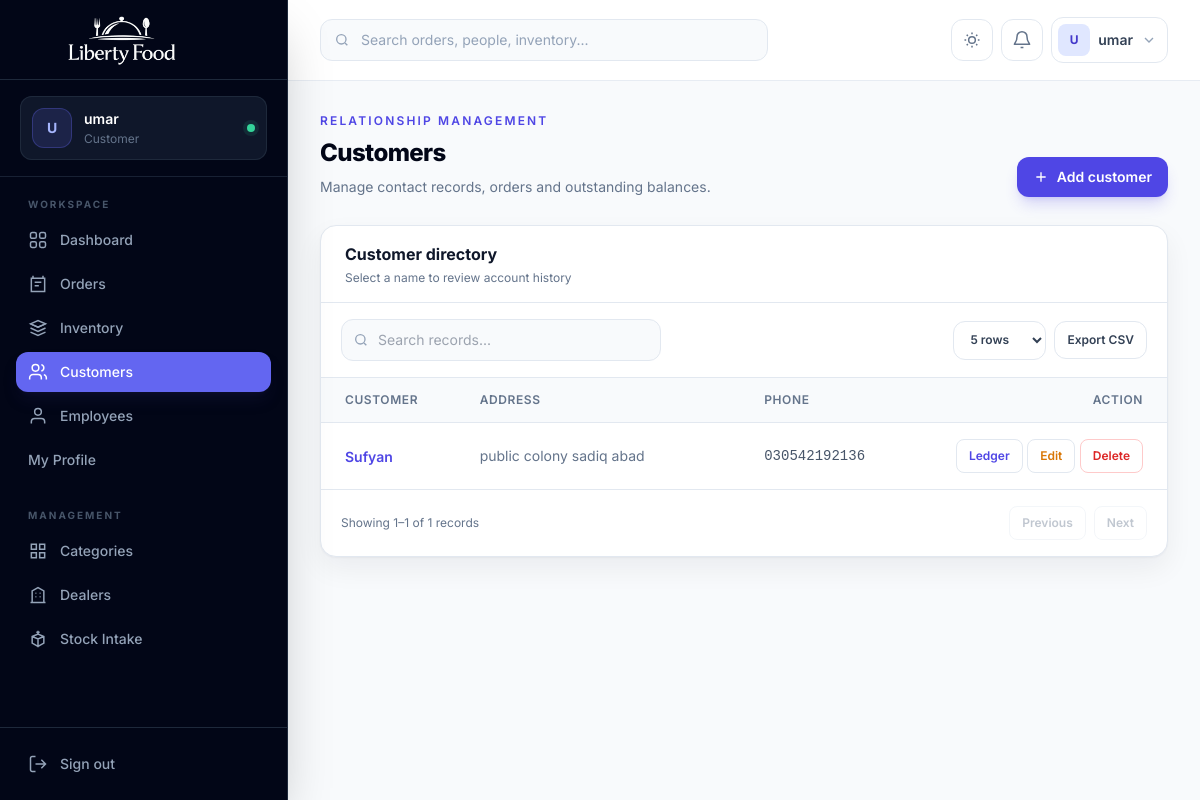
Screenshot of /people/customer/customers/ (signed in) with the database file from the repository.
### accounts/models.py (models this page shows, shortened)
class CustomUser(AbstractUser):
    email = models.EmailField(unique=True)
    ROLE_CHOICES = (
        ('admin', 'Admin'),
        ('employee', 'Employee'),
        ('customer', 'Customer'),
    )
    role = models.CharField(
        max_length=20,
        choices=ROLE_CHOICES,
        default='customer'
    )
    phone = models.CharField(
        max_length=15,
        blank=True,
        null=True
    )
    profile_image = models.ImageField(
        upload_to='profiles/',
        blank=True,
        null=True
    )

### people_app/models.py (models this page shows, shortened)
class Customer(models.Model):
    user = models.OneToOneField(settings.AUTH_USER_MODEL, on_delete=models.CASCADE, null=True, blank=True, unique=True)
    name = models.CharField(max_length=100)
    email = models.EmailField(unique=True)
    address = models.TextField()
    phone = models.CharField(max_length=20, null=True, blank=True)

### people_app/views.py (the view)
# urls.py: path('customers/', views.customer_list, name='customer_list'),
@admin_required
def customer_list(request):
    customers = Customer.objects.all()
    return render(request, "customer_list.html", {"customers": customers})

### templates/customer_list.html (shortened to what this page needs)
{% extends "base.html" %}
{% block content %}
<section class="mb-7 flex flex-col gap-4 sm:flex-row sm:items-end sm:justify-between">
  <div>
    <p class="text-xs font-semibold uppercase tracking-[.18em] text-indigo-600 dark:text-indigo-400">Relationship management</p>
    <h1 class="mt-2 text-2xl font-extrabold tracking-tight text-slate-950 dark:text-white">Customers</h1>
    <p class="mt-2 text-sm text-slate-500">Manage contact records, orders and outstanding balances.</p>
  </div>
  <a href="{% url 'customer_add' %}" class="inline-flex items-center justify-center gap-2 rounded-xl bg-indigo-600 px-4 py-2.5 text-sm font-semibold text-white shadow-lg shadow-indigo-600/20 hover:bg-indigo-700"><svg class="h-4 w-4" viewBox="0 0 24 24" fill="none" stroke="currentColor" stroke-width="2"><path d="M12 5v14M5 12h14"/></svg> Add customer</a>
</section>
<section class="overflow-hidden rounded-2xl border border-slate-200 bg-white shadow-soft dark:border-slate-800 dark:bg-slate-900">
  <div class="border-b border-slate-200 px-6 py-4 dark:border-slate-800">
    <h2 class="font-bold text-slate-900 dark:text-white">Customer directory</h2>
    <p class="mt-1 text-xs text-slate-500">Select a name to review account history</p>
  </div>
  <div class="overflow-x-auto">
    <table class="min-w-full divide-y divide-slate-200 dark:divide-slate-800">
      <thead class="bg-slate-50 dark:bg-slate-800/50">
        <tr>
          <th class="px-6 py-3.5 text-left text-xs font-semibold uppercase tracking-wider text-slate-500">Customer</th>
          <th class="px-6 py-3.5 text-left text-xs font-semibold uppercase tracking-wider text-slate-500">Address</th>
          <th class="px-6 py-3.5 text-left text-xs font-semibold uppercase tracking-wider text-slate-500">Phone</th>
          <th class="px-6 py-3.5 text-right text-xs font-semibold uppercase tracking-wider text-slate-500">Action</th>
        </tr>
      </thead>
      <tbody class="divide-y divide-slate-100 dark:divide-slate-800">
        {% for c in customers %}
          <tr class="hover:bg-slate-50 dark:hover:bg-slate-800/40">
            <td class="whitespace-nowrap px-6 py-4"><a href="{% url 'customer_record' c.id %}" class="text-sm font-semibold text-indigo-600 hover:text-indigo-700 dark:text-indigo-400">{{ c.name }}</a></td>
            <td class="min-w-64 px-6 py-4 text-sm text-slate-500">{{ c.address|default:"—" }}</td>
            <td class="whitespace-nowrap px-6 py-4 font-mono text-sm text-slate-600 dark:text-slate-300">{{ c.phone }}</td>
            <td class="px-6 py-4 text-right">
              <a href="{% url 'customer_ledger_admin' c.id %}" class="inline-flex items-center gap-2 rounded-lg border border-slate-200 px-3 py-2 text-xs font-semibold text-indigo-600 hover:border-indigo-300 hover:text-indigo-700 dark:border-slate-700">Ledger</a>
              <a href="{% url 'customer_update' c.id %}" class="inline-flex items-center gap-2 rounded-lg border border-slate-200 px-3 py-2 text-xs font-semibold text-amber-600 hover:border-amber-300 dark:border-slate-700">Edit</a>
              <form method="post" action="{% url 'customer_remove' %}" class="inline" onsubmit="const r=prompt('Delete reason (required):');if(!r||!r.trim())return false;this.delete_reason.value=r;">{% csrf_token %}
                <button type="submit" class="inline-flex items-center gap-2 rounded-lg border border-red-200 px-3 py-2 text-xs font-semibold text-red-600 hover:bg-red-50 dark:border-red-900 dark:text-red-400">Delete</button>
              </form>
            </td>
          </tr>
        {% empty %}
          <tr><td colspan="4" class="px-6 py-16 text-center text-sm text-slate-500">No customers found.</td></tr>
        {% endfor %}
      </tbody>
    </table>
  </div>
</section>
{% endblock %}

### templates/base.html (shortened to what this page needs)
{% load static %}
<!DOCTYPE html>
<html lang="en" class="h-full scroll-smooth">
<head>
  <script src="https://cdn.tailwindcss.com"></script>
</head>
<body class="h-full bg-slate-50 font-sans text-slate-700 antialiased dark:bg-slate-950 dark:text-slate-300">
  <aside id="sidebar" class="fixed inset-y-0 left-0 z-50 flex w-72 -translate-x-full flex-col border-r border-slate-800 bg-slate-950 text-slate-300 shadow-2xl transition-transform duration-300 lg:translate-x-0">
    <div class="flex h-20 items-center gap-3 border-b border-slate-800 px-5">
      <a href="{% url 'home' %}" class="block h-16 w-52" aria-label="Liberty Food home">
        <img src="{% static 'liberty-food-logo-cropped.png' %}" alt="Liberty Food" class="h-full w-full object-contain">
      </a>
    </div>
    <div class="border-b border-slate-800/80 px-5 py-4">
      <div class="flex items-center gap-3 rounded-xl bg-slate-900 px-3 py-3 ring-1 ring-inset ring-slate-800">
        {% if request.user.profile_image %}
          <img src="{{ request.user.profile_image.url }}" alt="{{ request.user.username }}" class="h-10 w-10 rounded-xl object-cover ring-2 ring-indigo-500/40">
        {% else %}
          <div class="flex h-10 w-10 items-center justify-center rounded-xl bg-indigo-500/15 text-sm font-bold uppercase text-indigo-300 ring-1 ring-inset ring-indigo-500/30">
            {{ request.user.username|slice:":1" }}
          </div>
        {% endif %}
        <div class="min-w-0">
          <p class="truncate text-sm font-semibold text-white">{{ request.user.get_full_name|default:request.user.username }}</p>
          <p class="mt-0.5 truncate text-xs capitalize text-slate-500">{{ request.user.role|default:"Team member" }}</p>
        </div>
        <span class="ml-auto h-2 w-2 rounded-full bg-emerald-400 ring-4 ring-emerald-400/10" title="Online"></span>
      </div>
    </div>
    <nav class="flex-1 overflow-y-auto px-4 py-5" aria-label="Primary navigation">
      <p class="mb-2 px-3 text-[10px] font-bold uppercase tracking-[.2em] text-slate-600">Workspace</p>
      <div class="space-y-1">
        <a href="{% url 'home' %}" class="nav-link flex items-center gap-3 rounded-xl px-3 py-2.5 text-sm font-medium transition {% if request.resolver_match.url_name == 'home' %}bg-indigo-500 text-white shadow-lg shadow-indigo-950/30{% else %}text-slate-400 hover:bg-slate-900 hover:text-white{% endif %}">
          <svg class="h-5 w-5" viewBox="0 0 24 24" fill="none" stroke="currentColor" stroke-width="1.8"><rect x="3" y="3" width="7" height="7" rx="2"/><rect x="14" y="3" width="7" height="7" rx="2"/><rect x="3" y="14" width="7" height="7" rx="2"/><rect x="14" y="14" width="7" height="7" rx="2"/></svg>
          Dashboard
        </a>
        {% if request.user.role == 'admin' or request.user.is_superuser %}<a href="{% url 'order_list' %}" class="nav-link flex items-center gap-3 rounded-xl px-3 py-2.5 text-sm font-medium transition {% if 'order' in request.resolver_match.url_name %}bg-indigo-500 text-white shadow-lg shadow-indigo-950/30{% else %}text-slate-400 hover:bg-slate-900 hover:text-white{% endif %}">
          <svg class="h-5 w-5" viewBox="0 0 24 24" fill="none" stroke="currentColor" stroke-width="1.8"><path d="M6 2v4M18 2v4M4 5h16v16H4z"/><path d="M8 10h8M8 14h5"/></svg>
          Orders
        </a>
        <a href="{% url 'fooditem_list' %}" class="nav-link flex items-center gap-3 rounded-xl px-3 py-2.5 text-sm font-medium transition {% if 'fooditem' in request.resolver_match.url_name or request.resolver_match.url_name == 'food_quantity' %}bg-indigo-500 text-white shadow-lg shadow-indigo-950/30{% else %}text-slate-400 hover:bg-slate-900 hover:text-white{% endif %}">
          <svg class="h-5 w-5" viewBox="0 0 24 24" fill="none" stroke="currentColor" stroke-width="1.8"><path d="m3 7 9-4 9 4-9 4-9-4Z"/><path d="m3 7 9 4 9-4M3 12l9 4 9-4M3 17l9 4 9-4"/></svg>
          Inventory
        </a>
        <a href="{% url 'customer_list' %}" class="nav-link flex items-center gap-3 rounded-xl px-3 py-2.5 text-sm font-medium transition {% if 'customer' in request.resolver_match.url_name %}bg-indigo-500 text-white shadow-lg shadow-indigo-950/30{% else %}text-slate-400 hover:bg-slate-900 hover:text-white{% endif %}">
          <svg class="h-5 w-5" viewBox="0 0 24 24" fill="none" stroke="currentColor" stroke-width="1.8"><path d="M16 21v-2a4 4 0 0 0-4-4H6a4 4 0 0 0-4 4v2"/><circle cx="9" cy="7" r="4"/><path d="M22 21v-2a4 4 0 0 0-3-3.87M16 3.13a4 4 0 0 1 0 7.75"/></svg>
          Customers
        </a>
        <a href="{% url 'employee_list' %}" class="nav-link flex items-center gap-3 rounded-xl px-3 py-2.5 text-sm font-medium transition {% if 'employee' in request.resolver_match.url_name or 'salary' in request.resolver_match.url_name %}bg-indigo-500 text-white shadow-lg shadow-indigo-950/30{% else %}text-slate-400 hover:bg-slate-900 hover:text-white{% endif %}">
          <svg class="h-5 w-5" viewBox="0 0 24 24" fill="none" stroke="currentColor" stroke-width="1.8"><path d="M20 21v-2a4 4 0 0 0-4-4H8a4 4 0 0 0-4 4v2"/><circle cx="12" cy="7" r="4"/></svg>
          Employees
        </a>{% endif %}
        {% if request.user.role == 'employee' %}
          <a href="{% url 'profile' %}" class="nav-link flex items-center gap-3 rounded-xl px-3 py-2.5 text-sm font-medium text-slate-400 transition hover:bg-slate-900 hover:text-white">My Profile</a>
          <a href="{% url 'employee_detail' request.user.employee_profile.id %}" class="nav-link flex items-center gap-3 rounded-xl px-3 py-2.5 text-sm font-medium text-slate-400 transition hover:bg-slate-900 hover:text-white">My Salary</a>
          <a href="{% url 'my_transactions' %}" class="nav-link flex items-center gap-3 rounded-xl px-3 py-2.5 text-sm font-medium text-slate-400 transition hover:bg-slate-900 hover:text-white">Transaction History</a>
        {% elif request.user.role == 'customer' %}
          <a href="{% url 'profile' %}" class="nav-link flex items-center gap-3 rounded-xl px-3 py-2.5 text-sm font-medium text-slate-400 transition hover:bg-slate-900 hover:text-white">My Profile</a>
        {% endif %}
      </div>
      {% if request.user.role == 'admin' or request.user.is_superuser %}<p class="mb-2 mt-7 px-3 text-[10px] font-bold uppercase tracking-[.2em] text-slate-600">Management</p>
      <div class="space-y-1">
        <a href="{% url 'category_list' %}" class="nav-link flex items-center gap-3 rounded-xl px-3 py-2.5 text-sm font-medium transition {% if 'category' in request.resolver_match.url_name %}bg-indigo-500 text-white{% else %}text-slate-400 hover:bg-slate-900 hover:text-white{% endif %}">
          <svg class="h-5 w-5" viewBox="0 0 24 24" fill="none" stroke="currentColor" stroke-width="1.8"><path d="M4 4h6v6H4zM14 4h6v6h-6zM4 14h6v6H4zM14 14h6v6h-6z"/></svg>
          Categories
        </a>
        <a href="{% url 'dealer_list' %}" class="nav-link flex items-center gap-3 rounded-xl px-3 py-2.5 text-sm font-medium transition {% if 'dealer' in request.resolver_match.url_name %}bg-indigo-500 text-white{% else %}text-slate-400 hover:bg-slate-900 hover:text-white{% endif %}">
          <svg class="h-5 w-5" viewBox="0 0 24 24" fill="none" stroke="currentColor" stroke-width="1.8"><path d="M3 21h18M5 21V7l7-4 7 4v14M9 10h1M14 10h1M9 14h1M14 14h1"/></svg>
          Dealers
        </a>
        <a href="{% url 'food_quantity' %}" class="nav-link flex items-center gap-3 rounded-xl px-3 py-2.5 text-sm font-medium transition {% if request.resolver_match.url_name == 'food_quantity' %}bg-indigo-500 text-white{% else %}text-slate-400 hover:bg-slate-900 hover:text-white{% endif %}">
          <svg class="h-5 w-5" viewBox="0 0 24 24" fill="none" stroke="currentColor" stroke-width="1.8"><path d="M12 22V12M5 9l7 3 7-3M5 9l7-3 7 3v8l-7 4-7-4V9Z"/><path d="M12 2v4M10 4h4"/></svg>
          Stock Intake
        </a>
      </div>{% endif %}
    </nav>
    <div class="border-t border-slate-800 p-4">
      <a href="{% url 'logout' %}" class="flex items-center gap-3 rounded-xl px-3 py-2.5 text-sm font-medium text-slate-400 transition hover:bg-red-500/10 hover:text-red-400">
        <svg class="h-5 w-5" viewBox="0 0 24 24" fill="none" stroke="currentColor" stroke-width="1.8"><path d="M9 21H5a2 2 0 0 1-2-2V5a2 2 0 0 1 2-2h4M16 17l5-5-5-5M21 12H9"/></svg>
        Sign out
      </a>
    </div>
  </aside>
  <div id="app-main" class="min-h-full transition-all duration-300 lg:ml-72">
    <header id="topbar" class="sticky top-0 z-30 border-b border-slate-200/80 bg-white/90 backdrop-blur-xl dark:border-slate-800 dark:bg-slate-950/85">
      <div class="flex h-20 items-center gap-3 px-4 sm:px-6 lg:px-8">
        {% if request.user.role == 'admin' or request.user.is_superuser %}<form method="GET" action="{% url 'global_search' %}" class="relative hidden w-full max-w-md md:block">
          <input type="search" name="q" placeholder="Search orders, people, inventory..." class="w-full rounded-xl border border-slate-200 bg-slate-50 py-2.5 pl-10 pr-4 text-sm text-slate-900 outline-none transition placeholder:text-slate-400 focus:border-indigo-500 focus:ring-4 focus:ring-indigo-500/10 dark:border-slate-800 dark:bg-slate-900 dark:text-white">
        </form>{% endif %}
        <div class="ml-auto flex items-center gap-2">
          <button id="theme-toggle" type="button" class="rounded-xl border border-slate-200 p-2.5 text-slate-500 transition hover:border-indigo-200 hover:bg-indigo-50 hover:text-indigo-600 dark:border-slate-800 dark:text-slate-400 dark:hover:border-indigo-900 dark:hover:bg-indigo-950/50 dark:hover:text-indigo-400" aria-label="Toggle color theme">
            <svg class="h-5 w-5 dark:hidden" viewBox="0 0 24 24" fill="none" stroke="currentColor" stroke-width="1.8"><path d="M12 3v2M12 19v2M3 12h2M19 12h2M5.64 5.64l1.42 1.42M16.94 16.94l1.42 1.42M18.36 5.64l-1.42 1.42M7.06 16.94l-1.42 1.42"/><circle cx="12" cy="12" r="4"/></svg>
          </button>
          <div class="relative">
            <button id="notification-trigger" type="button" class="relative rounded-xl border border-slate-200 p-2.5 text-slate-500 transition hover:bg-slate-50 dark:border-slate-800 dark:text-slate-400 dark:hover:bg-slate-900" aria-label="Notifications" aria-expanded="false">
              <svg class="h-5 w-5" viewBox="0 0 24 24" fill="none" stroke="currentColor" stroke-width="1.8"><path d="M18 8a6 6 0 0 0-12 0c0 7-3 7-3 9h18c0-2-3-2-3-9M13.7 21h-3.4"/></svg>
            </button>
          </div>
          <div class="relative">
            <button id="profile-trigger" type="button" class="flex items-center gap-2 rounded-xl border border-slate-200 bg-white p-1.5 pr-2.5 transition hover:bg-slate-50 dark:border-slate-800 dark:bg-slate-900 dark:hover:bg-slate-800" aria-expanded="false">
              {% if request.user.profile_image %}
                <img src="{{ request.user.profile_image.url }}" alt="" class="h-8 w-8 rounded-lg object-cover">
              {% else %}
                <span class="flex h-8 w-8 items-center justify-center rounded-lg bg-indigo-100 text-xs font-bold uppercase text-indigo-700 dark:bg-indigo-500/15 dark:text-indigo-300">{{ request.user.username|slice:":1" }}</span>
              {% endif %}
              <span class="hidden max-w-32 truncate text-sm font-semibold text-slate-700 dark:text-slate-200 sm:block">{{ request.user.get_full_name|default:request.user.username }}</span>
              <svg class="hidden h-4 w-4 text-slate-400 sm:block" viewBox="0 0 24 24" fill="none" stroke="currentColor" stroke-width="2"><path d="m6 9 6 6 6-6"/></svg>
            </button>
          </div>
        </div>
      </div>
    </header>
    <main class="px-4 py-6 sm:px-6 lg:px-8 lg:py-8">
      <div class="mx-auto max-w-[1600px]">
        {% block content %}{% endblock %}
      </div>
    </main>
  </div>
</body>
</html>

### rows the page displays
CustomUser: user.username "U", user.get_full_name "umar", user.role "Customer"
Customer: name "Sufyan", address "public colony sadiq abad", phone "030542192136"
